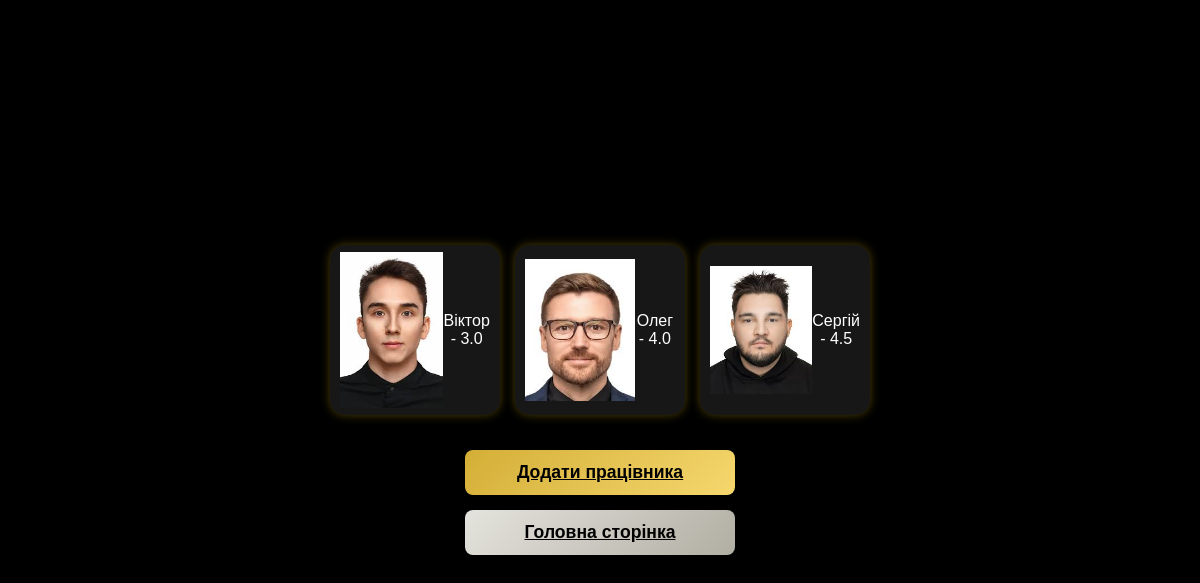
/workers/list, run on the app's committed database.
### main/models.py (models this page shows)
class Workers(models.Model):
    ROLE_CHOICES = [
        ("admin", "Адміністрато"),
        ("bartender", "Бармен"),
        ("waiter", "Офіціант"),
    ]
    name = models.CharField(max_length=100)
    data_came_work = models.DateField(auto_now_add=True)
    photo = models.ImageField(upload_to='workers/',blank=True)
    role = models.CharField(max_length=100, choices=ROLE_CHOICES, default="waiter")
    rating = models.DecimalField(
        max_digits=2,
        decimal_places=1,
        default=0,
        validators= [MinValueValidator(0), MaxValueValidator(5)]
    )
    def __str__(self):
        return f"{self.name} - {self.rating }"
    class Meta:
        db_table = 'workers'
        ordering = ['name']

### main/views.py (the view)
# urls.py: path("workers/list", views.WorkersListView.as_view(), name="workers"),
class WorkersListView(ListView):
    model = Workers
    context_object_name = 'workers'
    template_name = 'workers_list.html'

### templates/workers_list.html (shortened to what this page needs)
{% block content %}
<div class="workers-container">
    {% for worker in workers %}
        <div class="worker-card">
            {% if worker.photo %}
                <p><img src="{{ worker.photo.url }}" alt="{{ worker.name }}" style="max-width:100%; "></p>
            {% endif %}
            <p>{{ worker }}</p>
        </div>
    {% endfor %}
</div>
<a class="submit-btn" href="{% url 'main:workers-create'%}">Додати працівника</a>
<a href="{% url 'main:start_page'%}" class="submit-btn-return">Головна сторінка</a>
{% endblock %}

### templates/workers_list.html (style rules this page uses)
.workers-container { display: flex; flex-wrap: wrap; gap: 15px; justify-content: center; margin-bottom: 20px; }
.worker-card { background-color: #171717; color: white; width: 150px; height: 150px; display: flex; justify-content: center; align-items: center; border-radius: 15px; box-shadow: 0 0 10px rgba(255, 215, 0, 0.3); transition: transform 0.3s, box-shadow 0.3s; text-align: center; padding: 10px; }
.submit-btn-return { margin-top: 15px; cursor: pointer; text-align: center; padding: 12px 0; width: 50%; border-radius: 8px; background: linear-gradient(135deg, #e4e3dd, #b1aea3); color: #000; font-weight: bold; font-size: 1.1em; border: none; transition: 0.5s ease-in-out; }
.submit-btn { margin-top: 15px; cursor: pointer; text-align: center; padding: 12px 0; width: 50%; border-radius: 8px; background: linear-gradient(135deg, #d4af37, #f5d76e); color: #000; font-weight: bold; font-size: 1.1em; border: none; transition: 0.5s ease-in-out; }

### data on the page
Workers: photo (picture), name+rating "Віктор - 3.0"
Workers: photo (picture), name+rating "Олег - 4.0"
Workers: photo (picture), name+rating "Сергій - 4.5"
